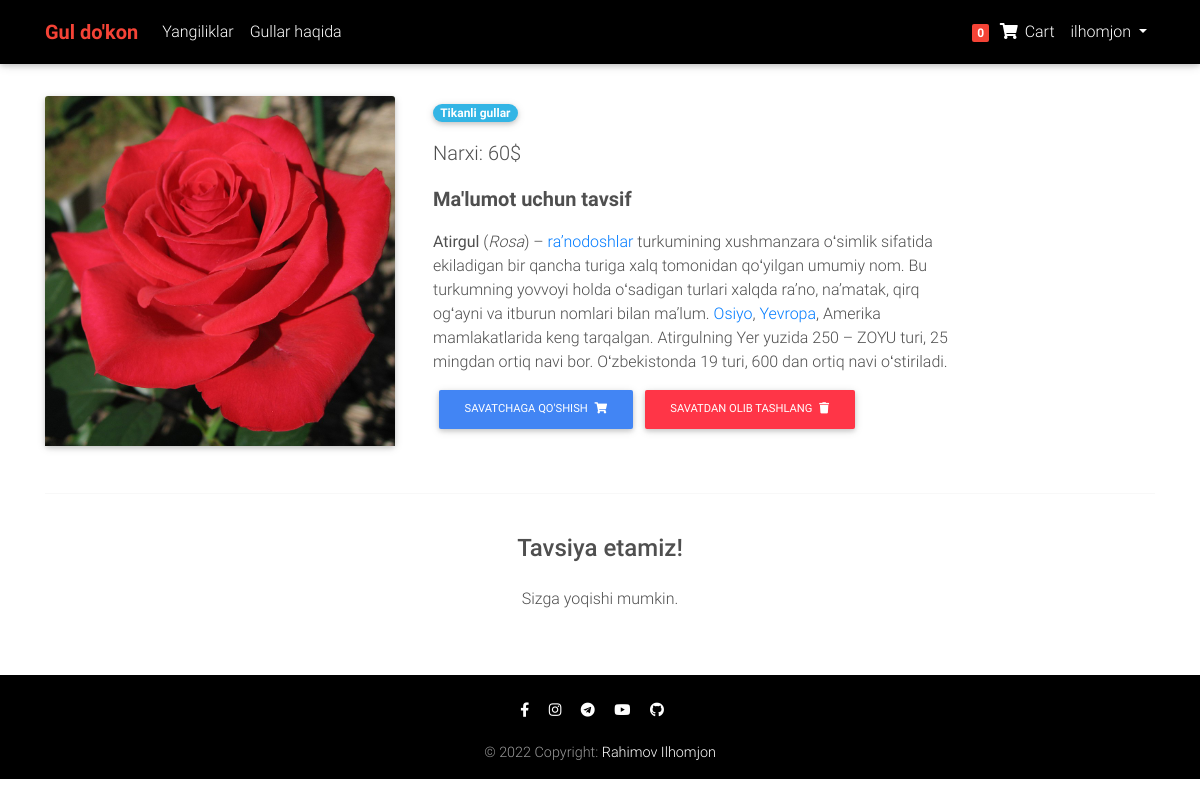
The page /flower/1/ (signed in) on the database its author committed.
### accounts/models.py (models this page shows)
class CustomUser(AbstractUser):
    age = models.PositiveIntegerField(null=True, blank=True)

### flowers/models.py (models this page shows, shortened)
class Order(models.Model):
    user = models.ForeignKey(settings.AUTH_USER_MODEL, on_delete=models.CASCADE)
    products = models.ManyToManyField(OrderProduct)
    start_date = models.DateTimeField(auto_now_add=True)
    ordered_date = models.DateTimeField()
    ordered = models.BooleanField(default=False)
    order_completed = models.BooleanField(default=False)
    order_completed_date = models.DateTimeField(null=True, blank=True)
    billingAddress = models.ForeignKey('BillingAddress', on_delete=models.SET_NULL, blank=True, null=True)
    payment = models.ForeignKey('Payment', on_delete=models.SET_NULL, blank=True, null=True)

class Product(models.Model):
    name = models.CharField(max_length=50)
    description = RichTextField()
    date = models.DateTimeField(auto_now_add=True)
    image = models.ImageField(upload_to='images/')
    price = models.IntegerField()
    discount_price = models.IntegerField(null=True, blank=True)
    category = models.ForeignKey(Category, on_delete=models.CASCADE)
    label = models.CharField(choices=LABEL_CHOICES, max_length=10, null=True, blank=True)
    class Meta:
        verbose_name_plural = "Products"
    def get_add_to_card_url(self):
        return reverse('add-to-card', kwargs={
            'id': self.id
        })
    def get_remove_from_card_url(self):
        return reverse('remove-from-card', kwargs={
            'id': self.id
        })

class Category(models.Model):
    name = models.CharField(max_length=50)
    class Meta:
        verbose_name_plural = "Categories"

### flowers/views.py (the view)
# urls.py: path('flower/<int:id>/', flower_page, name='product'),
def flower_page(request, id):
    context = {
        'flower': get_object_or_404(Product, id=id),
    }
    return render(request, 'product-page.html', context)

### flowers/templatetags/card_template_tags.py (called while the page is built)
@register.filter()
def card_flower_count(user):
    if user.is_authenticated:
        qs = Order.objects.filter(user=user, ordered=False)
        if qs.exists():
            return qs.last().products.count()
    return 0

### template/product-page.html (shortened to what this page needs)
{% extends 'base.html' %}
{% block content %}
<div class="mt-5 pt-4">
  </div>
  <main class="mt-3">
    <div class="container dark-grey-text mt-4">
      <div class="row wow fadeIn">
        <div class="col-lg-4 col-md-6 mb-2">
          <div class="card">
            <div class="view overlay">
                    <img src="/media/{{ flower.image }}" height="350" class="card-img-top"
                      alt="{{ flower.name }}">
            </div>
          </div>
        </div>
        <div class="col-md-6 mb-4">
          <div class="p-2">
            <div class="mb-3">
              <a href="">
                <span class="badge badge-pill info-color">{{ flower.category.name }}</span>
              </a>
            </div>
            <p class="lead">Narxi:
              {% if flower.discount_price %}
              <span class="mr-1">
                <del>{{ flower.price }}$</del>
              </span>
              <span>{{ flower.discount_price }}$</span>
              {% else %}
              <span>{{ flower.price }}$</span>
              {% endif %}
            </p>
            <p class="lead font-weight-bold">Ma'lumot uchun tavsif</p>
            <p>{{ flower.description | safe }}</p>
            {% if user.is_authenticated %}
            <form class="d-flex justify-content-left">
              <a href="{{ flower.get_add_to_card_url }}" class="btn btn-primary btn-md my-0 p">Savatchaga qo'shish
                <i class="fas fa-shopping-cart ml-1"></i>
              </a>
              <a href="{{ flower.get_remove_from_card_url }}" class="btn btn-danger btn-md my-0 p">Savatdan olib tashlang
                <i class="fas fa-solid fa-trash ml-1"></i>
              </a>
            </form>
            {% endif %}
          </div>
        </div>
      </div>
      <hr>
      <div class="row d-flex justify-content-center wow fadeIn">
        <div class="col-md-6 text-center">
          <h4 class="my-4 h4">Tavsiya etamiz!</h4>
          <p>Sizga yoqishi mumkin.</p>
        </div>
      </div>
      <div class="row wow fadeIn">
      </div>
    </div>
  </main>
{% endblock content %}

### template/base.html (shortened to what this page needs)
{% load static %}
{% load card_template_tags %}
<!doctype html>
<html lang="uz">
<head>
  <link href="https://cdn.jsdelivr.net/npm/bootstrap@5.2.3/dist/css/bootstrap.min.css" rel="stylesheet">
  <link href="https://getbootstrap.com/docs/5.2/assets/css/docs.css" rel="stylesheet">
  <link rel="stylesheet" href="https://use.fontawesome.com/releases/v5.11.2/css/all.css">
  <link href="/static/css/bootstrap.min.css" rel="stylesheet">
  <link href="/static/css/mdb.min.css" rel="stylesheet">
  <link href="/static/css/style.min.css" rel="stylesheet">
</head>
<body>
  <nav class="navbar fixed-top navbar-expand-lg navbar-dark black scrolling-navbar">
    <div class="container">
      <a class="navbar-brand waves-effect" href="/category/0/page/1/">
        <strong class="red-text"><b>Gul do'kon</b></strong>
      </a>
      <div class="collapse navbar-collapse" id="navbarSupportedContent">
        <ul class="navbar-nav mr-auto">
          <li class="nav-item">
            <a class="nav-link waves-effect" href="">Yangiliklar</a>
          </li>
          <li class="nav-item">
            <a class="nav-link waves-effect" href="">Gullar haqida</a>
          </li>
        </ul>
        <ul class="navbar-nav nav-flex-icons">
          {% if user.is_authenticated %}
          <li class="nav-item">
            <a href="{% url 'order-summary' %}" class="nav-link waves-effect">
              <span class="badge red z-depth-1 mr-1"> {{ user|card_flower_count }} </span>
              <i class="fas fa-shopping-cart"></i>
              <span class="clearfix d-none d-sm-inline-block"> Cart </span>
            </a>
          </li>
           <li class="nav-item dropdown">
              <a class="nav-link dropdown-toggle" href="#" role="button" data-bs-toggle="dropdown" aria-expanded="false">
                {{ user.username }}
              </a>
            </li>
          {% else %}
          <div class="button small">
            <a href="{% url 'login' %}" class="btn btn-outline-light" type="submit" style="height:40; width:120;">login</a></div>
          {% endif %}
        </ul>
      </div>
    </div>
  </nav>
    <main>
        {% block content %}
        {% endblock content %}
    </main>
  <footer class="page-footer footer-dark black text-center font-small mt-4 wow fadeIn">
    <hr class="my-4">
    <div class="pb-1">
      <a href="https://www.facebook.com/profile.php?id=100075273840350&mibextid=ZbWKwL" target="_blank">
        <i class="fab fa-facebook-f mr-3"></i>
      </a>
      <a href="https://www.instagram.com/rahimov_ilhomjon01/" target="_blank">
        <i class="fab fa-instagram mr-3"></i>
      </a>
      <a href="http://t.me/Rahimov_Ilhomjon" target="_blank">
        <i class="fab fa-telegram mr-3"></i>
      </a>
      <a href="https://www.youtube.com/@realpythonacademy3211" target="_blank">
        <i class="fab fa-youtube mr-3"></i>
      </a>
      <a href="https://github.com/RahimovIlhom" target="_blank">
        <i class="fab fa-github mr-3"></i>
      </a>
    </div>
    <div class="footer-copyright py-3">
      © 2022 Copyright:
      <a href="" target="_blank"> Rahimov Ilhomjon </a>
    </div>
  </footer>
  </body>
</html>

### template/base.html (style rules this page uses)
html, body, header, .carousel { height: 60vh; }

### rows shown on the page
CustomUser: id "0", username "ilhomjon"
Product: image (picture), category.name "Tikanli gullar", price "60", description "Atirgul ( Rosa ) – raʼnodoshlar turkumining xushmanzara oʻsimlik sifatida ekiladigan bir qancha turiga xalq tomonidan qoʻyilgan umumiy nom. Bu turkumning yovvoyi holda oʻsadigan turlari xalqda raʼno, naʼmatak, qirq ogʻayni va itburun nomlari bilan maʼlum. Osiyo , Yevropa , Amerika mamlakatlarida keng tarqalgan. Atirgulning Yer yuzida 250 – ZOYU turi, 25 mingdan ortiq navi bor. Oʻzbekistonda 19 turi, 600 dan ortiq navi oʻstiriladi."
